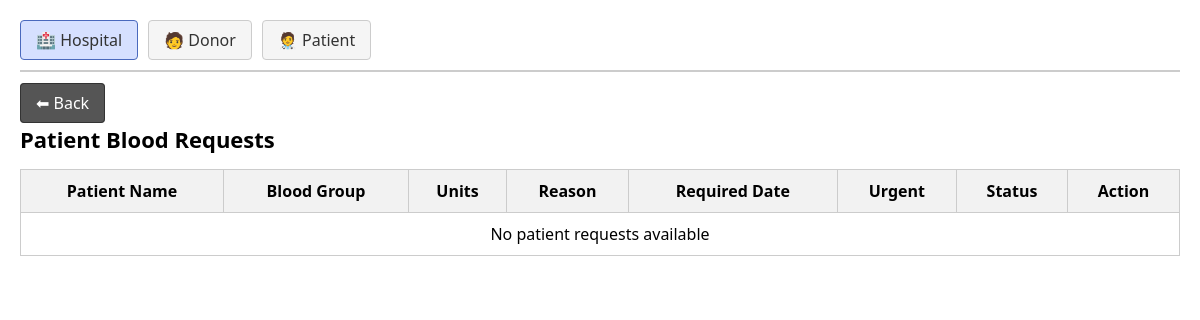
/manage_patients/, run on an earlier commit of the app's database.
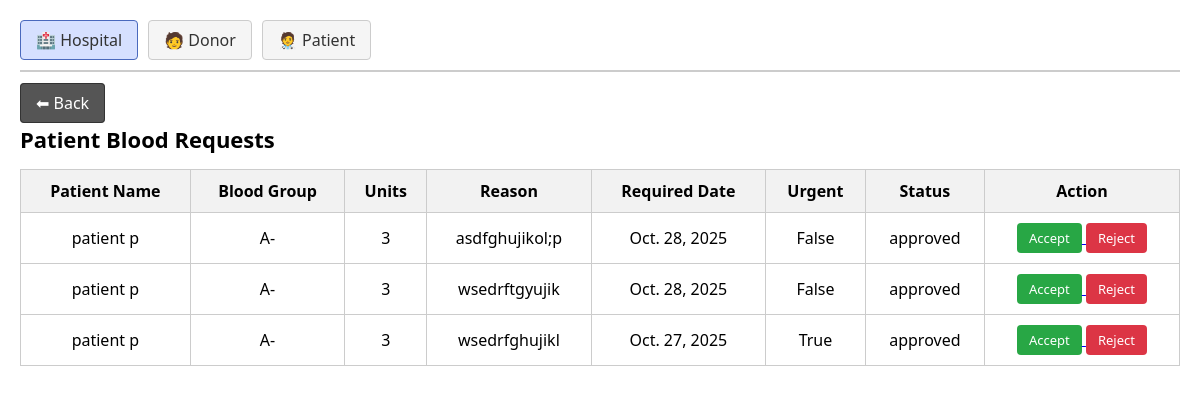
And on a later commit of the database.
### Blood_Bank/models.py (models this page shows, shortened)
class Request_list(models.Model):
    patient = models.ForeignKey(Patient,on_delete=models.CASCADE)
    unit = models.PositiveIntegerField(null=True,blank=True)
    date = models.DateField(null=True,blank=True)
    reason = models.CharField(max_length=50,null=True,blank=True)
    urgent = models.BooleanField(default=False)
    STATUS_CHOICES = (
        ('requested', 'Requested'),
        ('approved', 'Approved'),
        ('rejected', 'Rejected'),
    )
    status = models.CharField(max_length=10, choices=STATUS_CHOICES, default='requested')

class Patient(models.Model):
    profile = models.OneToOneField(Profile, on_delete=models.CASCADE)
    patient_name = models.CharField(max_length=20,null=True,blank=True)
    patient_age = models.PositiveIntegerField(null=True,blank=True)
    patient_dob = models.DateField(null=True,blank=True)
    patient_gender = models.CharField(max_length=10,null=True,blank=True)
    patient_number = models.CharField(max_length=20,null=True,blank=True)
    patient_address = models.CharField(max_length=50,null=True,blank=True)
    patient_blood_group = models.CharField(max_length=10,null=True,blank=True)
    emergency_contact_name = models.CharField(max_length=20,null=True,blank=True)
    emergency_contact_number = models.CharField(max_length=20,null=True,blank=True)

### Blood_Bank/views.py (the view)
# urls.py: path('manage_patients/',views.manage_patients,name='manage_patients'),
def manage_patients(request):
    request_list = Request_list.objects.all()
    return render(request,'admin_dashboard/manage_patients.html',{'request_list':request_list})

### Blood_Bank/templates/admin_dashboard/manage_patients.html (shortened to what this page needs)
{% load static %}
<!DOCTYPE html>
<html lang="en">
<head>
    <link rel="stylesheet" href="{% static 'css/admin_dashboard/manage_patients.css' %}">
</head>
<body>
    <div class="page-container">
        <nav class="top-menu">
            <a href="{% url 'manage_hospitals' %}" class="active">🏥 Hospital</a>
            <a href="{% url 'manage_donors' %}">🧑 Donor</a>
            <a href="{% url 'manage_patients' %}">🧑‍⚕ Patient</a>
        </nav>
        <div class="back-section">
            <a href="{% url 'admindashboard' %}" class="back-btn">⬅ Back</a>
        </div>
        <main class="table-container">
            <h2>Patient Blood Requests</h2>
            <table>
                <thead>
                    <tr>
                        <th>Patient Name</th>
                        <th>Blood Group</th>
                        <th>Units</th>
                        <th>Reason</th>
                        <th>Required Date</th>
                        <th>Urgent</th>
                        <th>Status</th>
                        <th>Action</th>
                    </tr>
                </thead>
                <tbody>
                    {% for r in request_list %}
                    <tr>
                        <td>{{ r.patient.patient_name }}</td>
                        <td>{{ r.patient.patient_blood_group }}</td>
                        <td>{{ r.unit }}</td>
                        <td>{{ r.reason }}</td>
                        <td>{{ r.date }}</td>
                        <td>{{ r.urgent }}</td>
                        <td>{{ r.status }}</td>
                        <td>
                            <a href="{% url 'manage_patients_update' r.id %}">
                                <button class="btn approve" type="button">Accept</button>
                            </a>
                            <a href="{% url 'manage_patients_delete' r.id %}">
                                <button class="btn reject" type="button">Reject</button>
                            </a>
                        </td>
                    </tr>
                    {% empty %}
                    <tr>
                        <td colspan="8">No patient requests available</td>
                    </tr>
                    {% endfor %}
                </tbody>
            </table>
        </main>
    </div>
</body>
</html>

What changed in the data, as far as the page shows it:
added Request_list: patient.patient_name "patient p", patient.patient_blood_group "A-", unit "3", reason "asdfghujikol;p", date "Oct. 28, 2025", urgent "False", status "approved"
added Request_list: patient.patient_name "patient p", patient.patient_blood_group "A-", unit "3", reason "wsedrftgyujik", date "Oct. 28, 2025", urgent "False", status "approved"
added Request_list: patient.patient_name "patient p", patient.patient_blood_group "A-", unit "3", reason "wsedrfghujikl", date "Oct. 27, 2025", urgent "True", status "approved"
Also different on the page:
text no longer shown: "No patient requests available"
